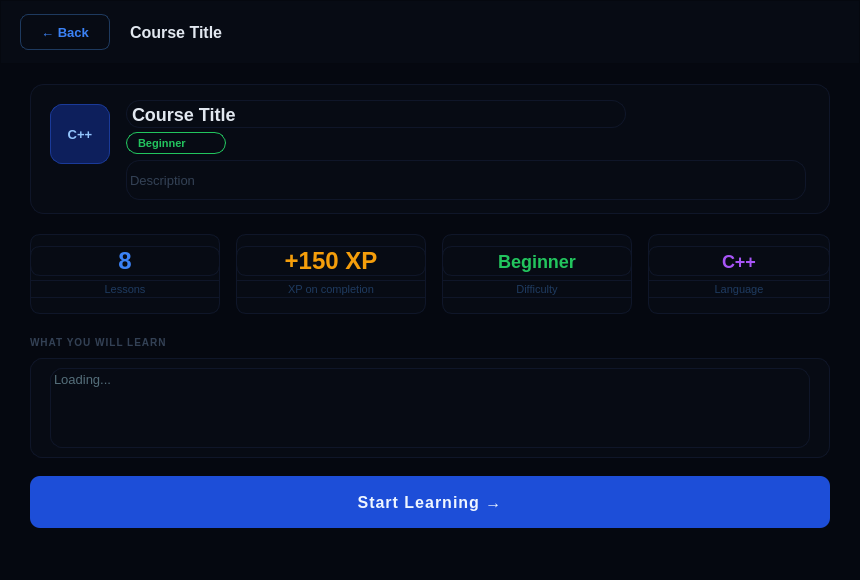
<?xml version="1.0" encoding="UTF-8"?>
<ui version="4.0">
 <class>coursedetailwindow</class>
 <widget class="QWidget" name="coursedetailwindow">
  <property name="geometry"><rect><x>0</x><y>0</y><width>860</width><height>580</height></rect></property>
  <property name="windowTitle"><string>Langora — Course</string></property>
  <property name="styleSheet"><string notr="true">QWidget#coursedetailwindow{background-color:#050810;}</string></property>
  <!-- TOP BAR -->
  <widget class="QFrame" name="topbar">
   <property name="geometry"><rect><x>0</x><y>0</y><width>860</width><height>64</height></rect></property>
   <property name="styleSheet"><string notr="true">QFrame#topbar{background-color:#070b14;border-bottom:1px solid #0f1629;}</string></property>
   <property name="frameShape"><enum>QFrame::Shape::StyledPanel</enum></property>
   <widget class="QPushButton" name="pushButton_back">
    <property name="geometry"><rect><x>20</x><y>14</y><width>90</width><height>36</height></rect></property>
    <property name="styleSheet"><string notr="true">QPushButton{background:transparent;color:#3b82f6;border:1px solid #1e3a5f;border-radius:8px;font-size:13px;font-weight:bold;}QPushButton:hover{background:#070f24;border-color:#1d4ed8;}</string></property>
    <property name="text"><string>← Back</string></property>
   </widget>
   <widget class="QLabel" name="label_course_title">
    <property name="geometry"><rect><x>130</x><y>14</y><width>600</width><height>36</height></rect></property>
    <property name="styleSheet"><string notr="true">QLabel{color:#e2e8f0;font-size:16px;font-weight:bold;background:transparent;}</string></property>
    <property name="text"><string>Course Title</string></property>
   </widget>
  </widget>
  <!-- INFO CARD -->
  <widget class="QFrame" name="info_card">
   <property name="geometry"><rect><x>30</x><y>84</y><width>800</width><height>130</height></rect></property>
   <property name="styleSheet"><string notr="true">QFrame{background:#070b14;border:1px solid #0f1629;border-radius:14px;}</string></property>
   <property name="frameShape"><enum>QFrame::Shape::StyledPanel</enum></property>
   <widget class="QLabel" name="label_lang_badge">
    <property name="geometry"><rect><x>20</x><y>20</y><width>60</width><height>60</height></rect></property>
    <property name="styleSheet"><string notr="true">QLabel{background:#0d1f5c;border-radius:12px;border:1px solid #1a3a99;color:#93c5fd;font-size:13px;font-weight:bold;}</string></property>
    <property name="text"><string>C++</string></property>
    <property name="alignment"><set>Qt::AlignmentFlag::AlignCenter</set></property>
   </widget>
   <widget class="QLabel" name="label_title_card">
    <property name="geometry"><rect><x>96</x><y>16</y><width>500</width><height>28</height></rect></property>
    <property name="styleSheet"><string notr="true">QLabel{color:#e2e8f0;font-size:18px;font-weight:bold;background:transparent;}</string></property>
    <property name="text"><string>Course Title</string></property>
   </widget>
   <widget class="QLabel" name="label_difficulty_badge">
    <property name="geometry"><rect><x>96</x><y>48</y><width>100</width><height>22</height></rect></property>
    <property name="styleSheet"><string notr="true">QLabel{color:#22c55e;border:1px solid #22c55e;border-radius:11px;font-size:11px;font-weight:bold;background:transparent;padding:0 8px;}</string></property>
    <property name="text"><string>Beginner</string></property>
   </widget>
   <widget class="QLabel" name="label_description">
    <property name="geometry"><rect><x>96</x><y>76</y><width>680</width><height>40</height></rect></property>
    <property name="styleSheet"><string notr="true">QLabel{color:#334155;font-size:13px;background:transparent;}</string></property>
    <property name="text"><string>Description</string></property>
    <property name="wordWrap"><bool>true</bool></property>
   </widget>
  </widget>
  <!-- STATS -->
  <widget class="QFrame" name="stat_lessons">
   <property name="geometry"><rect><x>30</x><y>234</y><width>190</width><height>80</height></rect></property>
   <property name="styleSheet"><string notr="true">QFrame{background:#070b14;border:1px solid #0f1629;border-radius:10px;}</string></property>
   <widget class="QLabel" name="label_lessons_val">
    <property name="geometry"><rect><x>0</x><y>12</y><width>190</width><height>30</height></rect></property>
    <property name="styleSheet"><string notr="true">QLabel{color:#3b82f6;font-size:24px;font-weight:bold;background:transparent;}</string></property>
    <property name="text"><string>8</string></property>
    <property name="alignment"><set>Qt::AlignmentFlag::AlignCenter</set></property>
   </widget>
   <widget class="QLabel" name="label_lessons_lbl">
    <property name="geometry"><rect><x>0</x><y>46</y><width>190</width><height>18</height></rect></property>
    <property name="styleSheet"><string notr="true">QLabel{color:#1e3a5f;font-size:11px;background:transparent;}</string></property>
    <property name="text"><string>Lessons</string></property>
    <property name="alignment"><set>Qt::AlignmentFlag::AlignCenter</set></property>
   </widget>
  </widget>
  <widget class="QFrame" name="stat_xp">
   <property name="geometry"><rect><x>236</x><y>234</y><width>190</width><height>80</height></rect></property>
   <property name="styleSheet"><string notr="true">QFrame{background:#070b14;border:1px solid #0f1629;border-radius:10px;}</string></property>
   <widget class="QLabel" name="label_xp_val">
    <property name="geometry"><rect><x>0</x><y>12</y><width>190</width><height>30</height></rect></property>
    <property name="styleSheet"><string notr="true">QLabel{color:#f59e0b;font-size:24px;font-weight:bold;background:transparent;}</string></property>
    <property name="text"><string>+150 XP</string></property>
    <property name="alignment"><set>Qt::AlignmentFlag::AlignCenter</set></property>
   </widget>
   <widget class="QLabel" name="label_xp_lbl">
    <property name="geometry"><rect><x>0</x><y>46</y><width>190</width><height>18</height></rect></property>
    <property name="styleSheet"><string notr="true">QLabel{color:#1e3a5f;font-size:11px;background:transparent;}</string></property>
    <property name="text"><string>XP on completion</string></property>
    <property name="alignment"><set>Qt::AlignmentFlag::AlignCenter</set></property>
   </widget>
  </widget>
  <widget class="QFrame" name="stat_difficulty">
   <property name="geometry"><rect><x>442</x><y>234</y><width>190</width><height>80</height></rect></property>
   <property name="styleSheet"><string notr="true">QFrame{background:#070b14;border:1px solid #0f1629;border-radius:10px;}</string></property>
   <widget class="QLabel" name="label_diff_val">
    <property name="geometry"><rect><x>0</x><y>12</y><width>190</width><height>30</height></rect></property>
    <property name="styleSheet"><string notr="true">QLabel{color:#22c55e;font-size:18px;font-weight:bold;background:transparent;}</string></property>
    <property name="text"><string>Beginner</string></property>
    <property name="alignment"><set>Qt::AlignmentFlag::AlignCenter</set></property>
   </widget>
   <widget class="QLabel" name="label_diff_lbl">
    <property name="geometry"><rect><x>0</x><y>46</y><width>190</width><height>18</height></rect></property>
    <property name="styleSheet"><string notr="true">QLabel{color:#1e3a5f;font-size:11px;background:transparent;}</string></property>
    <property name="text"><string>Difficulty</string></property>
    <property name="alignment"><set>Qt::AlignmentFlag::AlignCenter</set></property>
   </widget>
  </widget>
  <widget class="QFrame" name="stat_lang">
   <property name="geometry"><rect><x>648</x><y>234</y><width>182</width><height>80</height></rect></property>
   <property name="styleSheet"><string notr="true">QFrame{background:#070b14;border:1px solid #0f1629;border-radius:10px;}</string></property>
   <widget class="QLabel" name="label_lang_val">
    <property name="geometry"><rect><x>0</x><y>12</y><width>182</width><height>30</height></rect></property>
    <property name="styleSheet"><string notr="true">QLabel{color:#a855f7;font-size:18px;font-weight:bold;background:transparent;}</string></property>
    <property name="text"><string>C++</string></property>
    <property name="alignment"><set>Qt::AlignmentFlag::AlignCenter</set></property>
   </widget>
   <widget class="QLabel" name="label_lang_lbl">
    <property name="geometry"><rect><x>0</x><y>46</y><width>182</width><height>18</height></rect></property>
    <property name="styleSheet"><string notr="true">QLabel{color:#1e3a5f;font-size:11px;background:transparent;}</string></property>
    <property name="text"><string>Language</string></property>
    <property name="alignment"><set>Qt::AlignmentFlag::AlignCenter</set></property>
   </widget>
  </widget>
  <!-- WHAT YOU WILL LEARN -->
  <widget class="QLabel" name="label_section">
   <property name="geometry"><rect><x>30</x><y>334</y><width>800</width><height>16</height></rect></property>
   <property name="styleSheet"><string notr="true">QLabel{color:#334155;font-size:10px;font-weight:bold;letter-spacing:1px;background:transparent;}</string></property>
   <property name="text"><string>WHAT YOU WILL LEARN</string></property>
  </widget>
  <widget class="QFrame" name="learn_card">
   <property name="geometry"><rect><x>30</x><y>358</y><width>800</width><height>100</height></rect></property>
   <property name="styleSheet"><string notr="true">QFrame{background:#070b14;border:1px solid #0f1629;border-radius:12px;}</string></property>
   <widget class="QLabel" name="label_learn_content">
    <property name="geometry"><rect><x>20</x><y>10</y><width>760</width><height>80</height></rect></property>
    <property name="styleSheet"><string notr="true">QLabel{color:#546e7a;font-size:13px;background:transparent;}</string></property>
    <property name="text"><string>Loading...</string></property>
    <property name="wordWrap"><bool>true</bool></property>
    <property name="alignment"><set>Qt::AlignmentFlag::AlignTop|Qt::AlignmentFlag::AlignLeft</set></property>
   </widget>
  </widget>
  <!-- START LEARNING BUTTON -->
  <widget class="QPushButton" name="pushButton_startQuiz">
   <property name="geometry"><rect><x>30</x><y>476</y><width>800</width><height>52</height></rect></property>
   <property name="styleSheet"><string notr="true">QPushButton{background:#1d4ed8;color:#eff6ff;border:none;border-radius:10px;font-size:16px;font-weight:bold;letter-spacing:1px;}QPushButton:hover{background:#2563eb;}QPushButton:pressed{background:#1e40af;}</string></property>
   <property name="text"><string>Start Learning →</string></property>
  </widget>
 </widget>
 <resources/>
 <connections/>
</ui>
